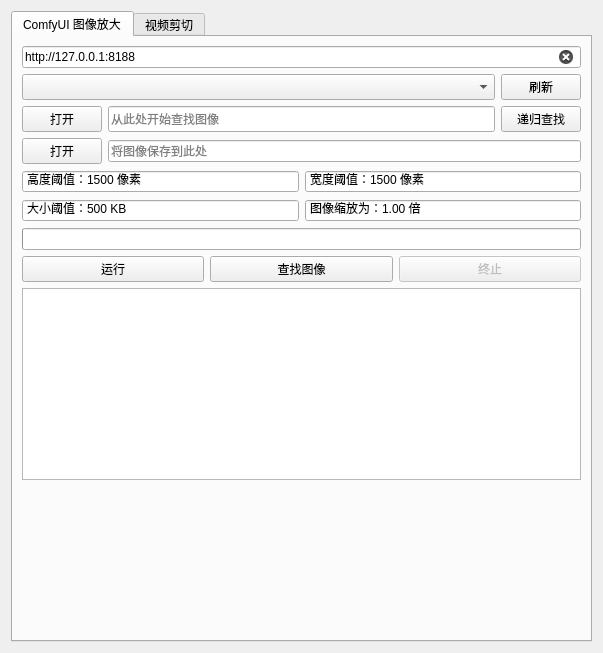
<?xml version="1.0" encoding="UTF-8"?>
<ui version="4.0">
 <class>MediaProcTab</class>
 <widget class="QWidget" name="MediaProcTab">
  <property name="geometry">
   <rect>
    <x>0</x>
    <y>0</y>
    <width>603</width>
    <height>653</height>
   </rect>
  </property>
  <property name="windowTitle">
   <string>Form</string>
  </property>
  <layout class="QVBoxLayout" name="verticalLayout">
   <item>
    <widget class="QTabWidget" name="MediaProcessingChildTab">
     <property name="currentIndex">
      <number>0</number>
     </property>
     <property name="movable">
      <bool>true</bool>
     </property>
     <widget class="QWidget" name="UpsLayout">
      <attribute name="title">
       <string>ComfyUI 图像放大</string>
      </attribute>
      <attribute name="toolTip">
       <string>使用 ComfyUI API 批量放大图片
图像路径前的 T 代表这个图片包含透明通道，L 代表这个图片的长宽比有些奇怪，可能是长截图或全景图</string>
      </attribute>
      <layout class="QVBoxLayout" name="verticalLayout_4">
       <item>
        <widget class="QLineEdit" name="UpsComfyUrl">
         <property name="sizePolicy">
          <sizepolicy hsizetype="Expanding" vsizetype="Minimum">
           <horstretch>0</horstretch>
           <verstretch>0</verstretch>
          </sizepolicy>
         </property>
         <property name="text">
          <string>http://127.0.0.1:8188</string>
         </property>
         <property name="clearButtonEnabled">
          <bool>true</bool>
         </property>
        </widget>
       </item>
       <item>
        <layout class="QHBoxLayout" name="UpsModel">
         <item>
          <widget class="QComboBox" name="UpsModelDropdown">
           <property name="sizePolicy">
            <sizepolicy hsizetype="Expanding" vsizetype="Minimum">
             <horstretch>0</horstretch>
             <verstretch>0</verstretch>
            </sizepolicy>
           </property>
           <property name="currentText">
            <string/>
           </property>
           <property name="currentIndex">
            <number>-1</number>
           </property>
           <property name="placeholderText">
            <string>需要刷新</string>
           </property>
           <property name="frame">
            <bool>true</bool>
           </property>
          </widget>
         </item>
         <item>
          <widget class="QPushButton" name="UpsRefreshModel">
           <property name="sizePolicy">
            <sizepolicy hsizetype="Minimum" vsizetype="Minimum">
             <horstretch>0</horstretch>
             <verstretch>0</verstretch>
            </sizepolicy>
           </property>
           <property name="text">
            <string>刷新</string>
           </property>
          </widget>
         </item>
        </layout>
       </item>
       <item>
        <layout class="QHBoxLayout" name="UpsImg">
         <item>
          <widget class="QPushButton" name="UpsChooseImagePath">
           <property name="sizePolicy">
            <sizepolicy hsizetype="Minimum" vsizetype="Minimum">
             <horstretch>0</horstretch>
             <verstretch>0</verstretch>
            </sizepolicy>
           </property>
           <property name="text">
            <string>打开</string>
           </property>
          </widget>
         </item>
         <item>
          <widget class="QLineEdit" name="UpsImagePath">
           <property name="sizePolicy">
            <sizepolicy hsizetype="Expanding" vsizetype="Minimum">
             <horstretch>0</horstretch>
             <verstretch>0</verstretch>
            </sizepolicy>
           </property>
           <property name="placeholderText">
            <string>从此处开始查找图像</string>
           </property>
           <property name="clearButtonEnabled">
            <bool>true</bool>
           </property>
          </widget>
         </item>
         <item>
          <widget class="QPushButton" name="UpsRecursive">
           <property name="text">
            <string>递归查找</string>
           </property>
           <property name="checkable">
            <bool>true</bool>
           </property>
          </widget>
         </item>
        </layout>
       </item>
       <item>
        <layout class="QHBoxLayout" name="UpsSaves">
         <item>
          <widget class="QPushButton" name="UpsSavePathOpen">
           <property name="text">
            <string>打开</string>
           </property>
          </widget>
         </item>
         <item>
          <widget class="QLineEdit" name="UpsSavePath">
           <property name="placeholderText">
            <string>将图像保存到此处</string>
           </property>
           <property name="clearButtonEnabled">
            <bool>true</bool>
           </property>
          </widget>
         </item>
        </layout>
       </item>
       <item>
        <layout class="QGridLayout" name="UpsOptions">
         <item row="0" column="0">
          <widget class="QSpinBox" name="UpsHeightThresholdSpin">
           <property name="sizePolicy">
            <sizepolicy hsizetype="Expanding" vsizetype="Minimum">
             <horstretch>0</horstretch>
             <verstretch>0</verstretch>
            </sizepolicy>
           </property>
           <property name="buttonSymbols">
            <enum>QAbstractSpinBox::ButtonSymbols::NoButtons</enum>
           </property>
           <property name="suffix">
            <string> 像素</string>
           </property>
           <property name="prefix">
            <string>高度阈值：</string>
           </property>
           <property name="maximum">
            <number>3000</number>
           </property>
           <property name="value">
            <number>1500</number>
           </property>
          </widget>
         </item>
         <item row="1" column="0">
          <widget class="QSpinBox" name="UpsJPGThresholdSpin">
           <property name="sizePolicy">
            <sizepolicy hsizetype="Expanding" vsizetype="Minimum">
             <horstretch>0</horstretch>
             <verstretch>0</verstretch>
            </sizepolicy>
           </property>
           <property name="buttonSymbols">
            <enum>QAbstractSpinBox::ButtonSymbols::NoButtons</enum>
           </property>
           <property name="suffix">
            <string> KB</string>
           </property>
           <property name="prefix">
            <string>大小阈值：</string>
           </property>
           <property name="maximum">
            <number>3000</number>
           </property>
           <property name="value">
            <number>500</number>
           </property>
          </widget>
         </item>
         <item row="0" column="1">
          <widget class="QSpinBox" name="UpsWidthThresholdSpin">
           <property name="sizePolicy">
            <sizepolicy hsizetype="Expanding" vsizetype="Minimum">
             <horstretch>0</horstretch>
             <verstretch>0</verstretch>
            </sizepolicy>
           </property>
           <property name="buttonSymbols">
            <enum>QAbstractSpinBox::ButtonSymbols::NoButtons</enum>
           </property>
           <property name="suffix">
            <string> 像素</string>
           </property>
           <property name="prefix">
            <string>宽度阈值：</string>
           </property>
           <property name="maximum">
            <number>3000</number>
           </property>
           <property name="value">
            <number>1500</number>
           </property>
          </widget>
         </item>
         <item row="1" column="1">
          <widget class="QDoubleSpinBox" name="UpsDownscaleSpin">
           <property name="sizePolicy">
            <sizepolicy hsizetype="Minimum" vsizetype="Minimum">
             <horstretch>0</horstretch>
             <verstretch>0</verstretch>
            </sizepolicy>
           </property>
           <property name="buttonSymbols">
            <enum>QAbstractSpinBox::ButtonSymbols::NoButtons</enum>
           </property>
           <property name="prefix">
            <string>图像缩放为：</string>
           </property>
           <property name="suffix">
            <string> 倍</string>
           </property>
           <property name="minimum">
            <double>0.010000000000000</double>
           </property>
           <property name="maximum">
            <double>1.000000000000000</double>
           </property>
           <property name="singleStep">
            <double>0.010000000000000</double>
           </property>
           <property name="value">
            <double>1.000000000000000</double>
           </property>
          </widget>
         </item>
        </layout>
       </item>
       <item>
        <widget class="QProgressBar" name="UpsProgress">
         <property name="value">
          <number>0</number>
         </property>
         <property name="textVisible">
          <bool>false</bool>
         </property>
        </widget>
       </item>
       <item>
        <layout class="QHBoxLayout" name="UpsBtns">
         <item>
          <widget class="QPushButton" name="UpsRun">
           <property name="sizePolicy">
            <sizepolicy hsizetype="Minimum" vsizetype="Minimum">
             <horstretch>0</horstretch>
             <verstretch>0</verstretch>
            </sizepolicy>
           </property>
           <property name="text">
            <string>运行</string>
           </property>
          </widget>
         </item>
         <item>
          <widget class="QPushButton" name="UpsListImg">
           <property name="text">
            <string>查找图像</string>
           </property>
          </widget>
         </item>
         <item>
          <widget class="QPushButton" name="UpsStop">
           <property name="enabled">
            <bool>false</bool>
           </property>
           <property name="text">
            <string>终止</string>
           </property>
          </widget>
         </item>
        </layout>
       </item>
       <item>
        <widget class="QListWidget" name="UpsList">
         <property name="contextMenuPolicy">
          <enum>Qt::ContextMenuPolicy::ActionsContextMenu</enum>
         </property>
         <property name="selectionMode">
          <enum>QAbstractItemView::SelectionMode::ExtendedSelection</enum>
         </property>
         <property name="wordWrap">
          <bool>true</bool>
         </property>
        </widget>
       </item>
       <item>
        <spacer name="UpsSpacer">
         <property name="orientation">
          <enum>Qt::Orientation::Vertical</enum>
         </property>
         <property name="sizeHint" stdset="0">
          <size>
           <width>0</width>
           <height>0</height>
          </size>
         </property>
        </spacer>
       </item>
      </layout>
     </widget>
     <widget class="QWidget" name="VidTrimLayout">
      <attribute name="title">
       <string>视频剪切</string>
      </attribute>
      <attribute name="toolTip">
       <string>丢弃一个视频前或后一定时间的部分，不损失画质
通常用于一些被填充了无关内容的视频，比如B站的资源</string>
      </attribute>
      <layout class="QVBoxLayout" name="verticalLayout_7">
       <item>
        <layout class="QHBoxLayout" name="VidTrimInputs">
         <item>
          <widget class="QPushButton" name="VidTrimInputOpen">
           <property name="text">
            <string>打开</string>
           </property>
          </widget>
         </item>
         <item>
          <widget class="QLineEdit" name="VidTrimInputPath">
           <property name="placeholderText">
            <string>要剪切的视频路径</string>
           </property>
           <property name="clearButtonEnabled">
            <bool>true</bool>
           </property>
          </widget>
         </item>
         <item>
          <widget class="QPushButton" name="VidTrimInputPlay">
           <property name="text">
            <string>播放</string>
           </property>
          </widget>
         </item>
        </layout>
       </item>
       <item>
        <layout class="QHBoxLayout" name="VidTrimOutputs">
         <item>
          <widget class="QPushButton" name="VidTrimOutputOpen">
           <property name="text">
            <string>打开</string>
           </property>
          </widget>
         </item>
         <item>
          <widget class="QLineEdit" name="VidTrimOutputPath">
           <property name="readOnly">
            <bool>true</bool>
           </property>
           <property name="placeholderText">
            <string>输出视频路径（留空以保存到输入文件夹）</string>
           </property>
          </widget>
         </item>
        </layout>
       </item>
       <item>
        <layout class="QHBoxLayout" name="VidTrimOptions">
         <item>
          <widget class="QComboBox" name="VidTrimMode">
           <item>
            <property name="text">
             <string>截止于</string>
            </property>
           </item>
           <item>
            <property name="text">
             <string>开始于</string>
            </property>
           </item>
          </widget>
         </item>
         <item>
          <widget class="QTimeEdit" name="VidTrimTime">
           <property name="buttonSymbols">
            <enum>QAbstractSpinBox::ButtonSymbols::NoButtons</enum>
           </property>
           <property name="displayFormat">
            <string>HH:mm:ss.zzz</string>
           </property>
          </widget>
         </item>
        </layout>
       </item>
       <item>
        <widget class="QPushButton" name="VidTrimRun">
         <property name="text">
          <string>运行</string>
         </property>
        </widget>
       </item>
       <item>
        <spacer name="VidTrimSpacer">
         <property name="orientation">
          <enum>Qt::Orientation::Vertical</enum>
         </property>
         <property name="sizeHint" stdset="0">
          <size>
           <width>20</width>
           <height>40</height>
          </size>
         </property>
        </spacer>
       </item>
      </layout>
     </widget>
    </widget>
   </item>
  </layout>
 </widget>
 <resources/>
 <connections/>
</ui>
